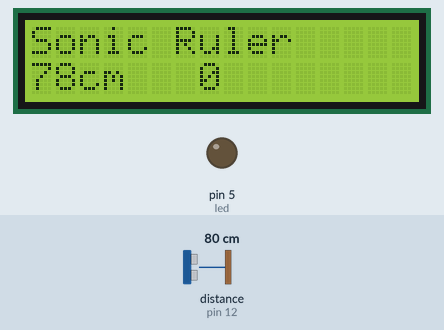
This sketch was run on a simulated Arduino Uno, built with avr-gcc and run on an emulated ATmega328P. Parts: 16×2 character LCD, output pins drawn as LEDs (lit = HIGH). Wiring (inferred from the names in the program): ultrasonic range finder: trigger pin 13; echo pin 12. Inputs (shaded band) come from the test bench; at power-on: distance to the obstacle (sensor on pin 12) 80 cm. The echo pulse lasts 58.3 µs per cm; pins used as bus, display or sensor lines are not drawn; what the sketch prints to the serial monitor is not drawn.

Above: at 0.6 s.
1.3 s: distance to the obstacle (sensor on pin 12) set to 2 cm
At 4.9 s:
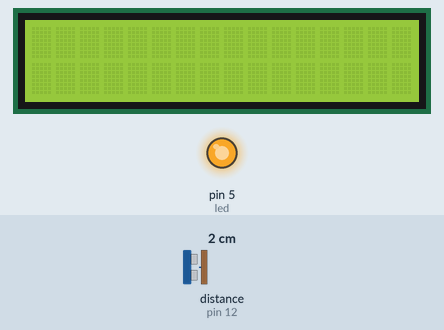
5.1 s: distance to the obstacle (sensor on pin 12) set to 18 cm
At 7.9 s:
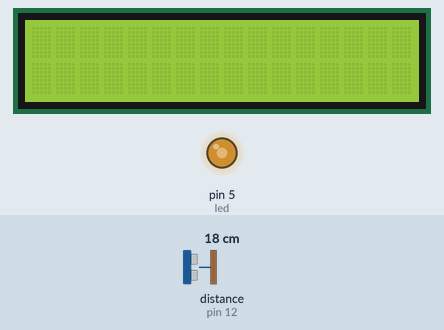
9.6 s: distance to the obstacle (sensor on pin 12) set to 35 cm
At 12.5 s:
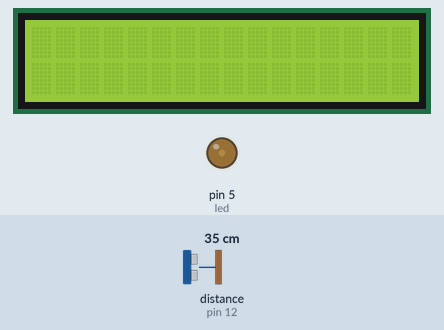
Timing chart, 0 to 14.0 s (numbered marks = the images above; inputs shaded):
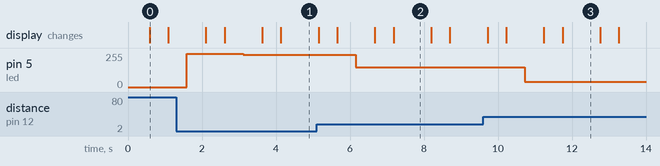

The sketch:

step1.ino
```cpp
#include <LiquidCrystal_I2C.h>
LiquidCrystal_I2C lcd(0x27,16,2);

int echo = 12;
int trig = 13;
int led = 5;


void setup() {
  Serial.begin(9600);
  lcd.init();
  lcd.backlight();
  pinMode(trig, OUTPUT);
  pinMode(echo, INPUT);
  pinMode(led, OUTPUT);
}

void loop() {
  digitalWrite(trig, LOW);
  delayMicroseconds(2);
  digitalWrite(trig, HIGH);
  delayMicroseconds(10);
  digitalWrite(trig, LOW);

  long duration = pulseIn(echo, HIGH);
  long distance = (duration*340)/2/10000;
  int light = map(distance, 0, 40, 255, 0);

  if(distance>40){
    light = 0;
  }
  analogWrite(led, light);
  delay(500);

  lcd.print("Sonic Ruler");
  lcd.setCursor(0, 1);
  lcd.print(distance);
  lcd.print("cm");

  lcd.setCursor(7, 1);
  lcd.print(light);
  delay(500);
  lcd.clear();
  Serial.println(light);
  delay(500);

}
```

Measured:
- after the input at 1.3 s, pin 5 (led): 0/255 → 249/255 after 0.29 s, → 243/255 1.5 s later; the display: first changes after 0.81 s (image 1 shows a later state)
- after the input at 5.1 s, pin 5 (led): 243/255 → 147/255 after 1.1 s; the display: first differs from a run without the input after 1.6 s (image 2 shows a later state)
- after the input at 9.6 s, pin 5 (led): 147/255 → 39/255 after 1.1 s; the display: first differs from a run without the input after 1.6 s (image 3 shows a later state)
- what the display in image 0 shows lasts 0.5 s, from 0.6 s to 1.1 s
- what the display in image 2 shows lasts 1.0 s, from 7.2 s to 8.2 s
